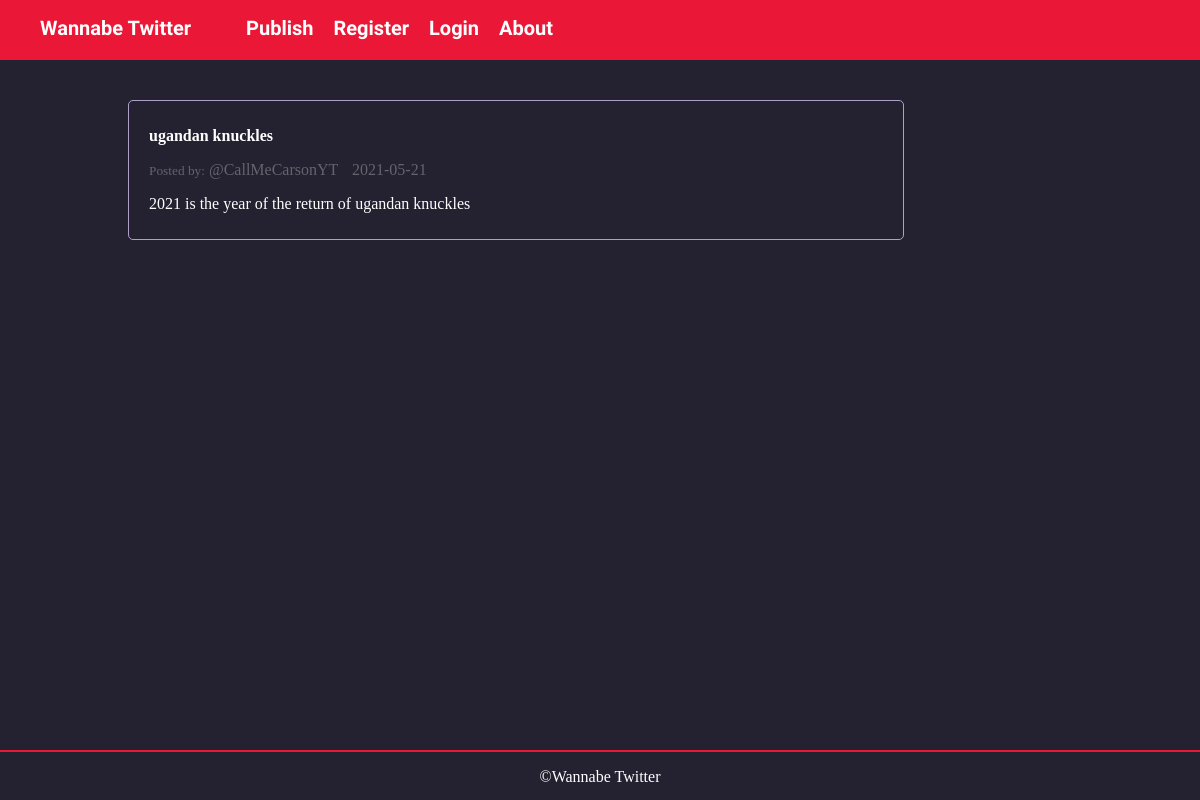
The app's page /post/4 with its own data.
### flaskblog/models.py (models this page shows, shortened)
class Post(db.Model):
    id = db.Column(db.Integer, primary_key=True)
    title = db.Column(db.String(100), nullable=False)
    date_posted = db.Column(db.DateTime(), nullable=False, default=datetime.utcnow)
    content = db.Column(db.Text, nullable=False)
    user_id = db.Column(db.Integer, db.ForeignKey('user.id'), nullable=False)

class User(db.Model, UserMixin):
    id = db.Column(db.Integer, primary_key=True)
    username = db.Column(db.String(20), unique=True, nullable=False)
    email = db.Column(db.String(120), unique=True, nullable=False)
    image = db.Column(db.String(20), nullable=False, default="default.jpg")
    password = db.Column(db.String(60), nullable=False)
    posts = db.relationship('Post', backref="author", lazy=True)

### flaskblog/routes.py (the view)
@app.route("/post/<int:post_id>")
def post(post_id):
    post = Post.query.get_or_404(post_id)
    return render_template("post.html", title=post.title, post=post)

### flaskblog/templates/post.html (shortened to what this page needs)
{% extends "layout.html" %}
{% block body %}
    <div class="post">
        <div class="post-header">
            <p class="post-title">{{ post.title }}</p>
            <small>Posted by:</small>
            <a href="{{ url_for('user_posts', username=post.author.username) }}" id="user">@{{ post.author.username }}</a>
            <a id="date">{{ post.date_posted.strftime('%Y-%m-%d') }}</a>
        </div>
        <p class="post-content">{{ post.content}}</p>
    </div>
{% endblock %}

### flaskblog/static/main.css (style rules this page uses)
*, *:before, *:after { -webkit-box-sizing: border-box; -moz-box-sizing: border-box; box-sizing: border-box; }
:root { --purple: #242130; --light-purple: #65636e; --red: #eb1736; --brown: #443937; --border-color: #AF9FC9; --success-bg: rgba(50,205,50, 0.2); --success-txt: #75ff1a; --invalid-bg: rgba(255,77,77, 0.2); --invalid-txt: rgb(255,25,25); --info-bg: rgba(0, 0, 230, 02); --info-txt: rgb(0, 0, 204); }
body { color: white; background-color: var(--purple); }
body, header { margin: 0; padding: 0; }
a { text-decoration: none; }
.post { border: 1px solid var(--border-color); border-radius: 5px; padding: 10px 20px; margin: 20px 0; }
.post-header { color: var(--light-purple); }
.post-title { color: white; font-weight: 600; padding-right: 10px; }
#date { margin-left: 10px; }
#user { color: var(--light-purple); }

### records on screen
Post: title "ugandan knuckles", date_posted "2021-05-21", content "2021 is the year of the return of ugandan knuckles"
User: author.username "CallMeCarsonYT"
